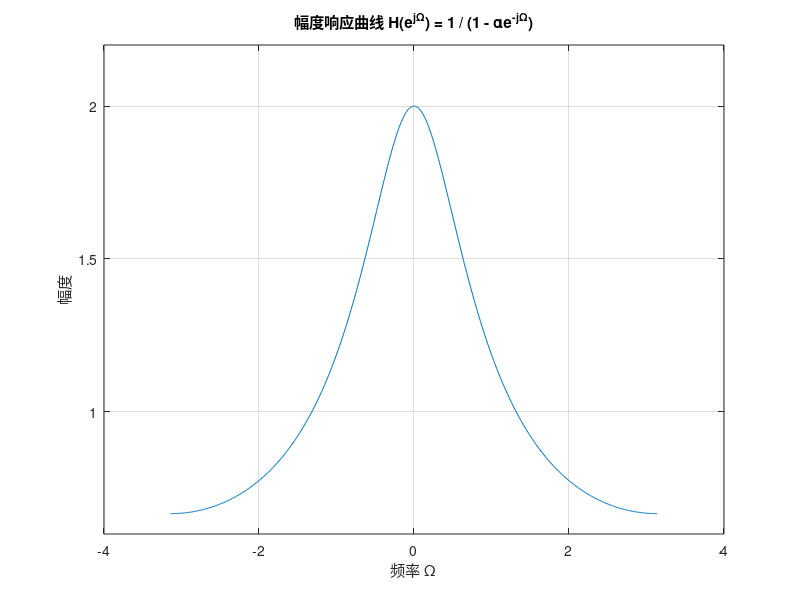

Reproduce this figure in MATLAB.
% 定义参数
alpha = 0.5; % α 的值
omega = -pi:0.01:pi; % 角频率 Ω 的范围

% 计算幅度响应
h = 1 ./ abs(1 - alpha*exp(-1j*omega));

% 绘制幅度响应曲线
figure;
plot(omega, h);
xlabel('频率 Ω');
ylabel('幅度');
title('幅度响应曲线 H(e^{jΩ}) = 1 / (1 - αe^{-jΩ})');
axis([-4 4 0.6 2.2]);
grid on;